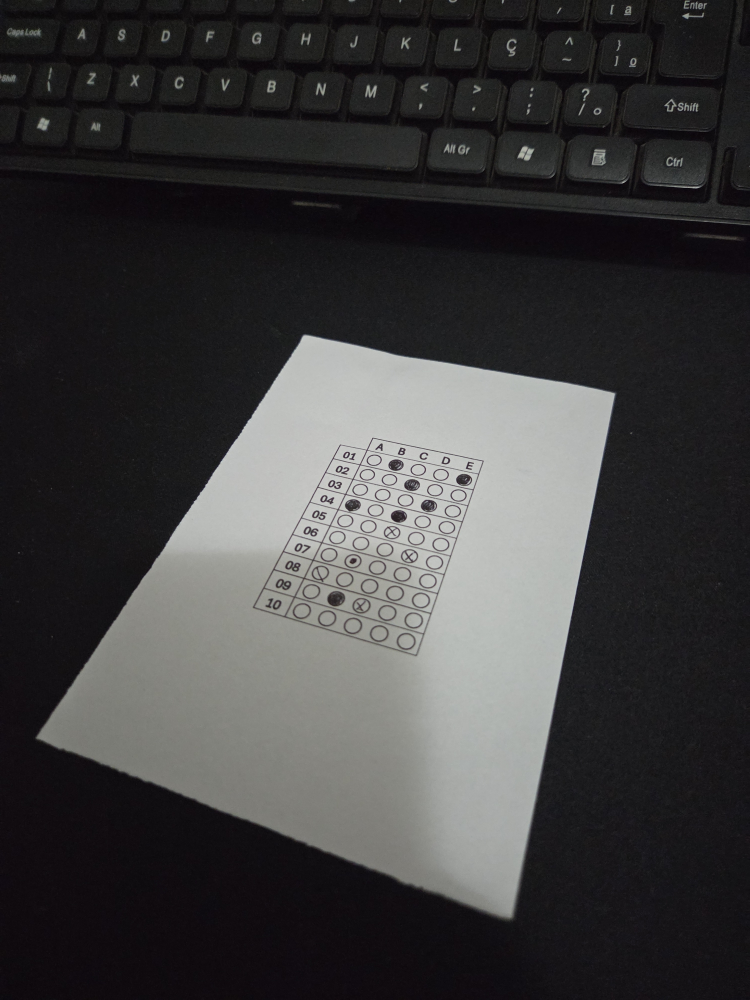
#> input picture data/debug/errado_1_01_original.jpg, 3000 x 4000 px (shown at 1/4 size); its folder holds only this picture in this run
$ python main.py --image data/debug/errado_1_01_original.jpg
#> lines starting #> are read from the running program, lines starting #| are printed output that depends on the picture; after the words box and inside, x2 and y2 are one past the last pixel; in counts of white or black regions, pixels touching at a corner belong together
#> in load_image, image is the input picture: shape (4000, 3000, 3); mean B, G, R 61.5, 61.1, 61.8
#| [info] Imagem carregada: data/debug/errado_1_01_original.jpg  (3000×4000 px)
### reader/preprocessing.py
"""
preprocessing.py — Conversão para tons de cinza, correção de iluminação e limiarização.

Técnicas aplicadas:
  - Conversão RGB → Grayscale
  - CLAHE (Contrast Limited Adaptive Histogram Equalization) para corrigir
    variações de iluminação não-uniforme
  - Limiarização adaptativa de Otsu ou adaptativa por bloco como alternativa
"""

import cv2
import numpy as np


def to_grayscale(image: np.ndarray) -> np.ndarray:
    """Converte imagem BGR para tons de cinza."""
    return cv2.cvtColor(image, cv2.COLOR_BGR2GRAY)


def apply_clahe(gray: np.ndarray, clip_limit: float = 2.0, tile_size: int = 8) -> np.ndarray:
    """
    Aplica CLAHE (Contrast Limited Adaptive Histogram Equalization).

    Corrige iluminação não-uniforme causada por sombras, flash ou ângulo de câmera.
    O parâmetro clip_limit controla o nível de amplificação de contraste.
    """
#> called with clip_limit = 2, tile_size = 8
    clahe = cv2.createCLAHE(clipLimit=clip_limit, tileGridSize=(tile_size, tile_size))
    return clahe.apply(gray)


def apply_gaussian_blur(gray: np.ndarray, kernel_size: int = 5) -> np.ndarray:
    """Aplica suavização gaussiana para reduzir ruído antes da detecção de bordas."""
#> called with kernel_size = 5
    # kernel_size deve ser ímpar
    k = kernel_size if kernel_size % 2 == 1 else kernel_size + 1
    return cv2.GaussianBlur(gray, (k, k), 0)


def apply_threshold(gray: np.ndarray, method: str = "otsu", block_size: int = 151) -> np.ndarray:
    """
    Aplica limiarização à imagem.

    Args:
        gray:   imagem em tons de cinza.
        method: 'otsu'     — limiarização global de Otsu (boa para iluminação uniforme)
                'adaptive' — limiarização adaptativa por bloco (robusta para variações locais)

    Returns:
        Imagem binarizada (pixels brancos = fundo, pretos = tinta).
    """
    if method == "adaptive":
        # Um block_size gigante evita que objetos sólidos grandes fiquem vazados (hollow effect)
        # O tamanho deve ser maior que o diâmetro da maior bolha preenchida
        return cv2.adaptiveThreshold(
            gray, 255,
            cv2.ADAPTIVE_THRESH_GAUSSIAN_C,
            cv2.THRESH_BINARY_INV,
            blockSize=block_size,
            C=10,
        )
    else:  # otsu
        _, binary = cv2.threshold(gray, 0, 255, cv2.THRESH_BINARY_INV + cv2.THRESH_OTSU)
        return binary


def preprocess_for_contour_detection(image: np.ndarray, use_markers: bool = False) -> tuple[np.ndarray, np.ndarray, np.ndarray]:
    """
    Pipeline completo de pré-processamento voltado para detecção geométrica.

    Se use_markers=True, foca em detectar retângulos pretos pequenos sobre o papel.
    Se use_markers=False, foca em fundir a folha inteira numa única grande mancha branca (ou bordas contínuas).
    """
    gray = to_grayscale(image)
    enhanced = apply_clahe(gray)
    blurred = apply_gaussian_blur(enhanced, kernel_size=5)

    if use_markers:
        # Detecção das marcações pretas (fiducials) usando threshold adaptativo
        block_size = 51
        binary = cv2.adaptiveThreshold(
            blurred, 255,
            cv2.ADAPTIVE_THRESH_GAUSSIAN_C,
            cv2.THRESH_BINARY_INV,
            blockSize=block_size, C=15
        )
        kernel = cv2.getStructuringElement(cv2.MORPH_RECT, (3, 3))
        edges = cv2.morphologyEx(binary, cv2.MORPH_OPEN, kernel, iterations=1)
    else:
        # Detecção do "branco" da folha inteira usando Canny clássico
        # A detecção de bordas funciona melhor que threshold negativo dependendo do contraste
        edges = cv2.Canny(blurred, 30, 100)
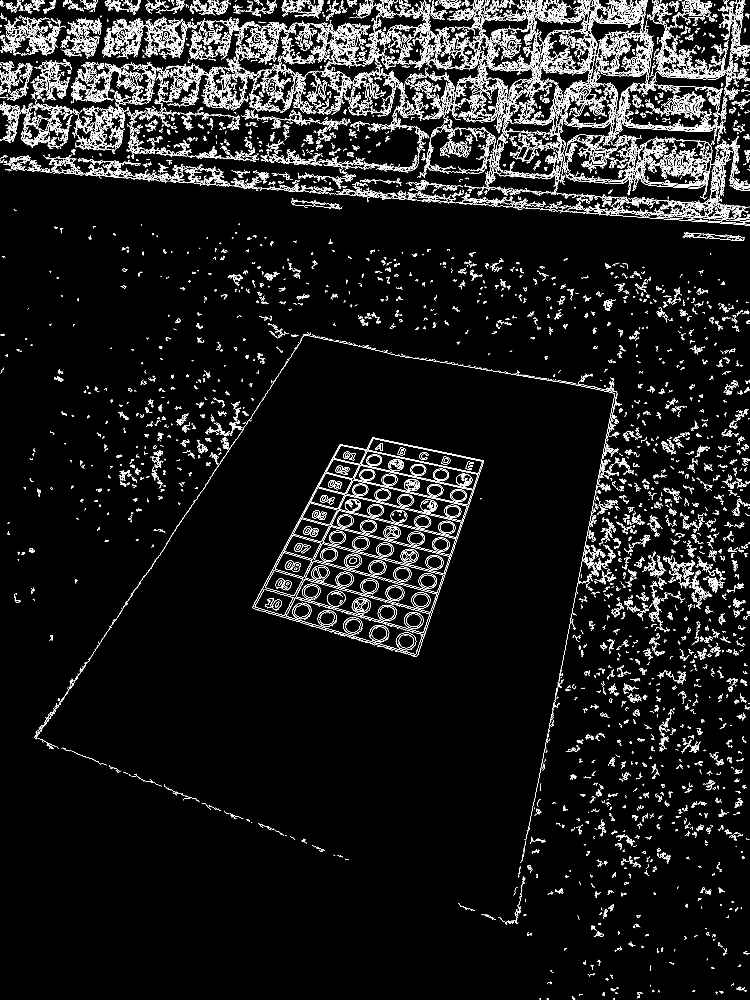
#> edges: shape (4000, 3000) (shown at 1/4 size); 3.9% white in thin lines or dots
        kernel = cv2.getStructuringElement(cv2.MORPH_RECT, (5, 5))
        edges = cv2.dilate(edges, kernel, iterations=2)
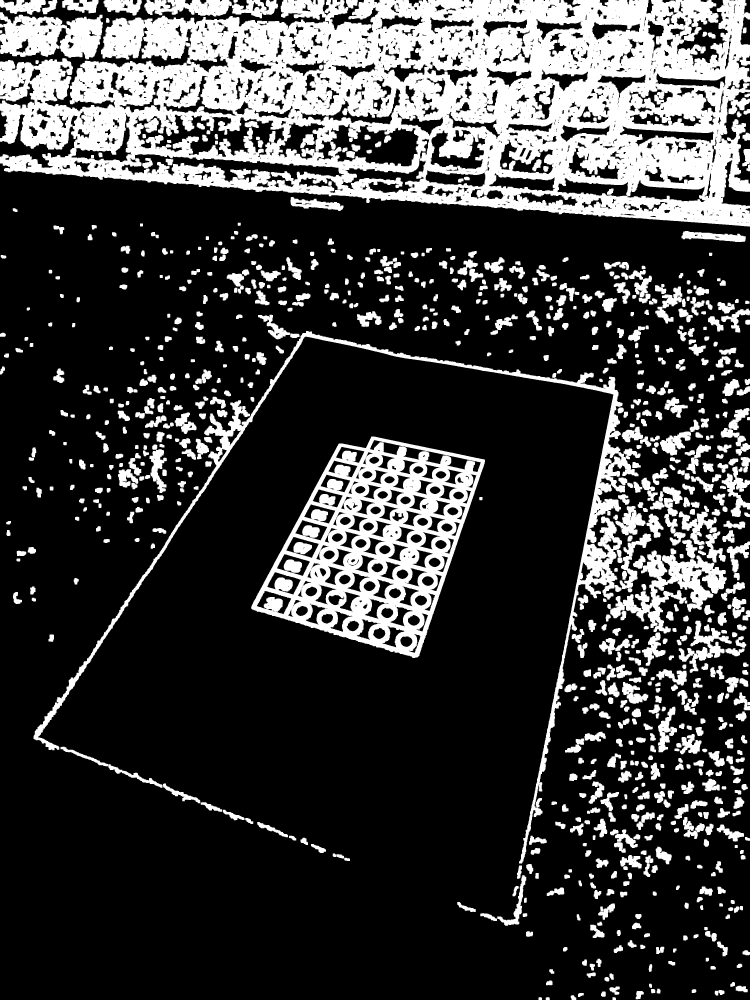
#> edges: shape (4000, 3000) (shown at 1/4 size); 23.9% white; 895 white regions, largest, box (x1, y1, x2, y2) and area: (0, 0, 3000, 906) 1574468, (1005, 1746, 1940, 2632) 328505, (134, 1324, 2562, 3454) 143696
        edges = cv2.erode(edges, kernel, iterations=1)
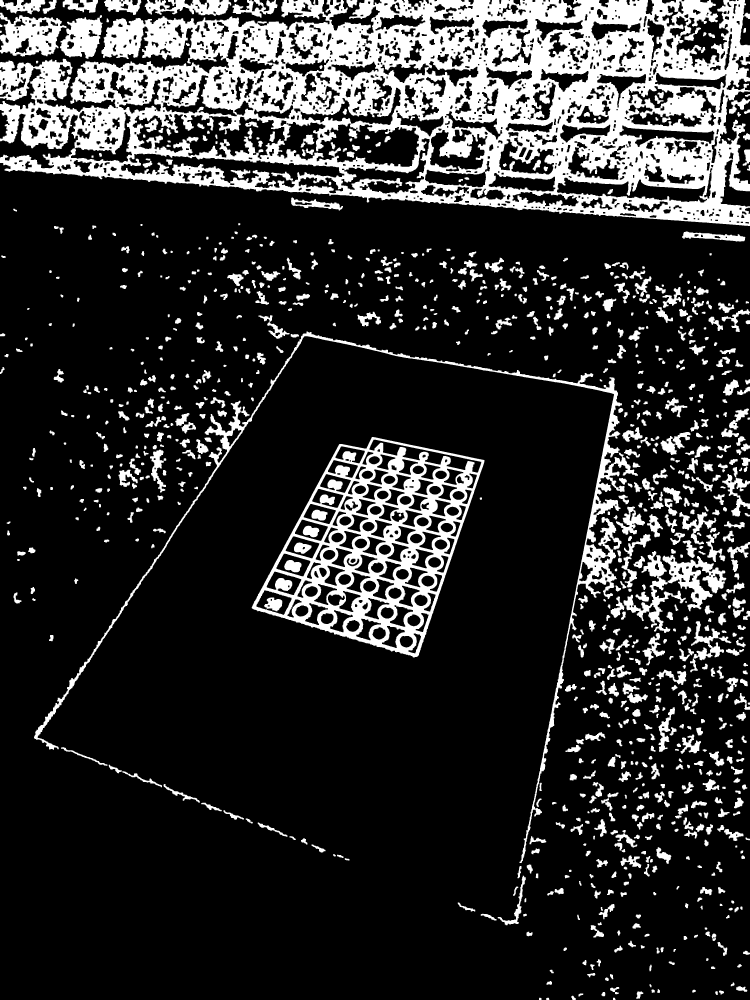
#> edges: shape (4000, 3000) (shown at 1/4 size); 18.5% white; 970 white regions, largest, box (x1, y1, x2, y2) and area: (0, 0, 3000, 904) 1301568, (1007, 1748, 1938, 2630) 248896, (136, 1326, 2552, 3452) 99228

    return gray, enhanced, edges


def preprocess_warped_for_bubbles(warped_gray: np.ndarray) -> np.ndarray:
    """
    Pré-processamento aplicado à imagem já corrigida perspectivamente,
    voltado para a análise das bolhas.

    Retorna imagem binarizada onde pixels pretos indicam preenchimento.
    """
    enhanced = apply_clahe(warped_gray, clip_limit=3.0, tile_size=8)
    blurred = apply_gaussian_blur(enhanced, kernel_size=3)
    # block_size de 151 garante que uma bolha sólida não fique "vazada" por dentro
    binary = apply_threshold(blurred, method="adaptive", block_size=151)
    return binary

### reader/perspective.py
"""
perspective.py — Detecção do contorno externo do cartão e correção de perspectiva.

Sem marcadores pretos nos cantos, o sistema precisa detectar a borda da folha
pelo contraste com o fundo. Isso exige que a foto tenha bom contraste entre
a folha (branca) e o fundo (escuro ou colorido).

Pipeline:
  1. Encontrar todos os contornos externos
  2. Selecionar o maior contorno que seja um quadrilátero plausível
  3. Ordenar os 4 vértices (TL → TR → BR → BL)
  4. Aplicar getPerspectiveTransform + warpPerspective
"""

import cv2
import numpy as np


# ──────────────────────────────────────────────
# Utilitários de geometria
# ──────────────────────────────────────────────

def order_points(pts: np.ndarray) -> np.ndarray:
    """
    Ordena 4 pontos no sentido: [topo-esquerda, topo-direita, baixo-direita, baixo-esquerda].
    Utiliza ordenação angular (arctan2) pelo centro de massa para garantir precisão
    mesmo quando a folha está rotacionada em ângulos extremos (losangos).
    """
    pts = pts.reshape(4, 2).astype(np.float32)
    rect = np.zeros((4, 2), dtype=np.float32)

    # Calcula o centro de massa
    center = np.mean(pts, axis=0)

    # Calcula o ângulo de cada ponto em relação ao centro
    angles = np.arctan2(pts[:, 1] - center[1], pts[:, 0] - center[0])

    # Ordena os pontos pelo ângulo (do menor para o maior)
    # A ordem angular no OpenCV (y cresce para baixo) é:
    # TL (-135°), TR (-45°), BR (45°), BL (135°)
    sorted_pts = pts[np.argsort(angles)]

    rect[0] = sorted_pts[0] # TL
    rect[1] = sorted_pts[1] # TR
    rect[2] = sorted_pts[2] # BR
    rect[3] = sorted_pts[3] # BL

    # Como as fotos podem ser tiradas em diferentes rotações,
    # garantimos que a borda de cima (TL -> TR) seja a borda curta do papel A4 (largura)
    # e a borda da esquerda (TL -> BL) seja a borda longa (altura).
    dist_top = np.linalg.norm(rect[0] - rect[1])
    dist_left = np.linalg.norm(rect[0] - rect[3])

    if dist_top > dist_left:
        # A imagem está deitada (rotação de 90 graus)
        # Rotacionamos os pontos no array para consertar a orientação
        rect = np.roll(rect, -1, axis=0)

    return rect


# [82 lines left out: functions compute_warped_size, _is_valid_marker, find_markers, not called in this run]


def _is_valid_quadrilateral(approx: np.ndarray, image_area: float,
                             min_area_ratio: float = 0.10,
                             aspect_min: float = 0.4,
                             aspect_max: float = 2.5) -> bool:
    """
    Valida se um contorno aproximado é um quadrilátero plausível para a folha.
    """
    if len(approx) != 4:
        return False

    area = cv2.contourArea(approx)
    if area < image_area * min_area_ratio:
        return False

    x, y, w, h = cv2.boundingRect(approx)
    aspect = w / max(h, 1)
    if not (aspect_min <= aspect <= aspect_max):
        return False

    if not cv2.isContourConvex(approx):
        return False

    return True


def auto_canny(image: np.ndarray, sigma: float = 0.33) -> np.ndarray:
    """Aplica Canny edge com limiares calculados automaticamente baseados na mediana."""
    v = np.median(image)
    lower = int(max(0, (1.0 - sigma) * v))
    upper = int(min(255, (1.0 + sigma) * v))
    return cv2.Canny(image, lower, upper)


def find_sheet_contour(image: np.ndarray) -> np.ndarray | None:
    """
    Encontra o contorno externo da folha usando redimensionamento e filtro bilateral
    para extrema robustez contra ruídos, texturas e fundos difíceis.
    """
    original_shape = image.shape[:2]
    image_area = float(original_shape[0] * original_shape[1])

    # Redimensiona para uma largura de 800px para ignorar detalhes internos da folha
    ratio = original_shape[0] / 800.0
    res = cv2.resize(image, (int(original_shape[1]/ratio), 800))
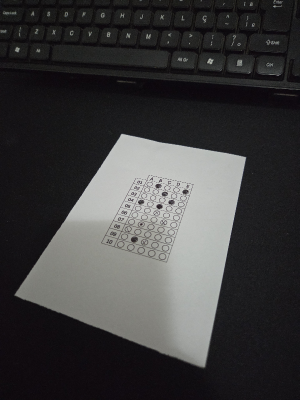
#> res: shape (800, 600, 3) (shown at 1/2 size); mean B, G, R 61.5, 61.1, 61.8

    gray = cv2.cvtColor(res, cv2.COLOR_BGR2GRAY)
    gray = cv2.bilateralFilter(gray, 11, 17, 17)
    edged = auto_canny(gray)
#> in auto_canny, `v = np.median(image)`: v = 27
#> in auto_canny, `lower = int(max(0, (1.0 - sigma) * v))`: lower = 18
#> in auto_canny, `upper = int(min(255, (1.0 + sigma) * v))`: upper = 35
#> in auto_canny, `return cv2.Canny(image, lower, upper)`:
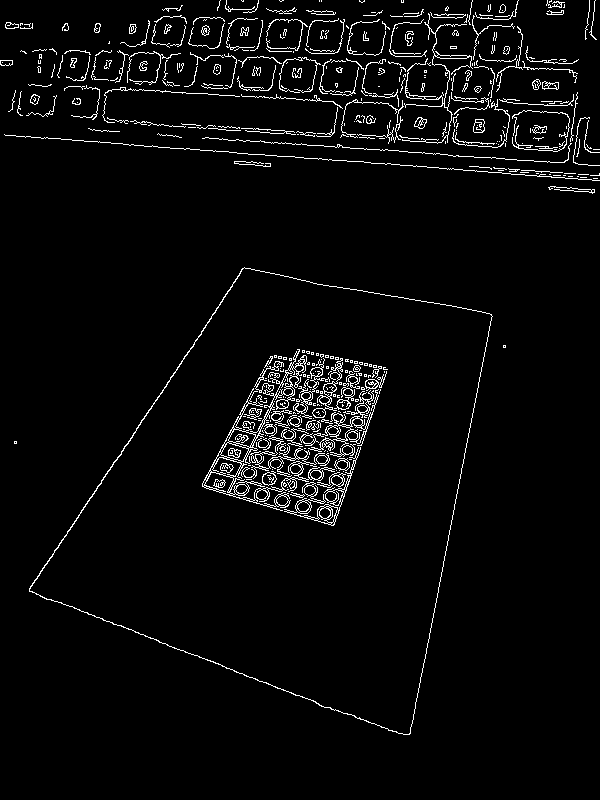
#> returned value: shape (800, 600); 3.7% white in thin lines or dots

    contours, _ = cv2.findContours(edged, cv2.RETR_EXTERNAL, cv2.CHAIN_APPROX_SIMPLE)
#> contours = 277 contours, 248 with area under 20; largest, box (x1, y1, x2, y2) and area: (29, 267, 493, 735) 131796, (402, 13, 473, 144) 216, (473, 119, 485, 133) 126, (542, 81, 559, 90) 95, (414, 117, 427, 129) 91

    if not contours:
        return None

    contours = sorted(contours, key=cv2.contourArea, reverse=True)[:10]
#> contours = 10 contours; largest, box (x1, y1, x2, y2) and area: (29, 267, 493, 735) 131796, (402, 13, 473, 144) 216, (473, 119, 485, 133) 126, (542, 81, 559, 90) 95, (414, 117, 427, 129) 91
#> (the rest of the program and of its run is left out)
